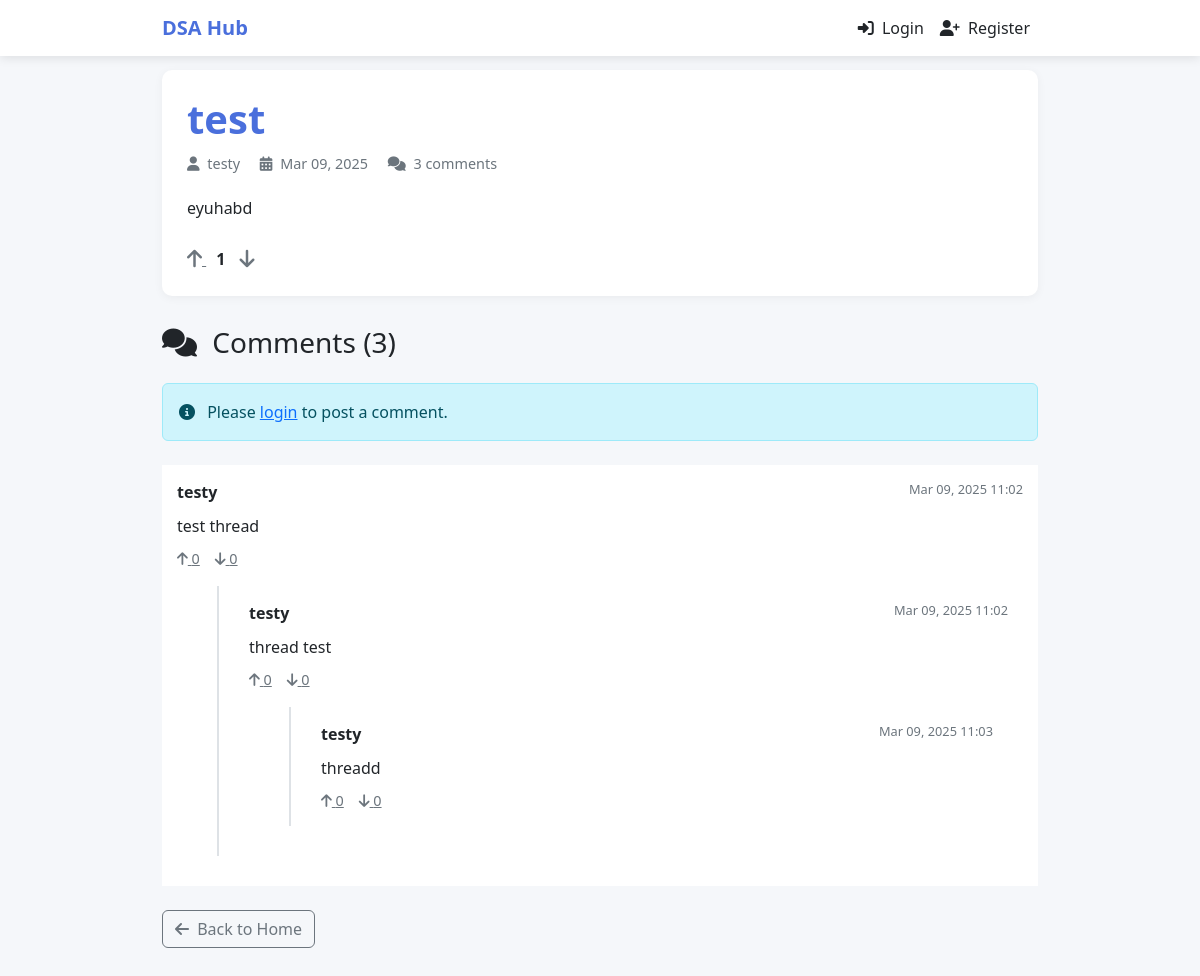
The app's page /article/1/ with its own data.
### content/models.py (models this page shows, shortened)
class Article(models.Model):
    title = models.CharField(max_length=255)
    content = RichTextField()
    author = models.ForeignKey(User, on_delete=models.CASCADE, related_name='articles')
    community = models.ForeignKey(Community, on_delete=models.CASCADE, related_name='articles')
    upvotes = models.PositiveIntegerField(default=0)
    downvotes = models.PositiveIntegerField(default=0)
    created_at = models.DateTimeField(auto_now_add=True)
    updated_at = models.DateTimeField(auto_now=True)
    tags = models.ManyToManyField('Tag', related_name='articles', blank=True)
    @property
    def net_votes(self):
        return self.upvotes - self.downvotes

class Comment(models.Model):
    article = models.ForeignKey(Article, on_delete=models.CASCADE, related_name='comments')
    user = models.ForeignKey(User, on_delete=models.CASCADE)
    content = models.TextField()
    upvotes = models.PositiveIntegerField(default=0)
    downvotes = models.PositiveIntegerField(default=0)
    created_at = models.DateTimeField(auto_now_add=True)
    parent = models.ForeignKey('self', null=True, blank=True, on_delete=models.CASCADE, related_name='replies')

### content/views.py (the view)
# urls.py: path('article/<int:pk>/', views.article_detail, name='article_detail'),
def article_detail(request, pk):
    article = get_object_or_404(Article, pk=pk)
    comments = article.comments.filter(parent=None).order_by('-created_at')
    form = None
    if request.user.is_authenticated:
        if request.method == 'POST':
            form = CommentForm(request.POST)
            if form.is_valid():
                comment = form.save(commit=False)
                comment.article = article
                comment.user = request.user
                parent_id = request.POST.get('parent_id')
                if parent_id:
                    comment.parent = get_object_or_404(Comment, id=parent_id)
                comment.save()
                return redirect('article_detail', pk=article.pk)
    else:
        form = CommentForm()
    context = {
        'article': article,
        'comments': comments,
        'comment_form': form,
    }
    if request.user.is_authenticated:
        is_saved = SavedArticle.objects.filter(
            user_profile=request.user.profile,
            article=article
        ).exists()
        context['is_saved'] = is_saved
    return render(request, 'content/article_detail.html', context)

### content/context_processor.py (called while the page is built)
def communities_processor(request):
    communities = Community.objects.all().order_by('name')
    return {'global_communities': communities}

### content/templates/content/article_detail.html (shortened to what this page needs)
<!DOCTYPE html>
<html lang="en">
<head>
  <link rel="stylesheet" href="https://cdn.jsdelivr.net/npm/bootstrap@5.3.0/dist/css/bootstrap.min.css">
  <link rel="stylesheet" href="https://cdnjs.cloudflare.com/ajax/libs/font-awesome/6.4.0/css/all.min.css">
</head>
<body>
  <nav class="navbar navbar-expand-lg navbar-light bg-light fixed-top">
    <div class="container">
      <a class="navbar-brand" href="{% url 'home' %}">DSA Hub</a>
      <div class="collapse navbar-collapse" id="navbarNav">
        <ul class="navbar-nav ms-auto">
          {% if request.user.is_authenticated %}
            <li class="nav-item">
              <span class="nav-link">Welcome, {{ request.user.username }}</span>
            </li>
            <li class="nav-item">
              <a class="nav-link" href="{% url 'dashboard' %}">
                <i class="fas fa-tachometer-alt me-1"></i> Dashboard
              </a>
            </li>
            <li class="nav-item">
              <a class="nav-link" href="{% url 'profile' %}">
                <i class="fas fa-user me-1"></i> Profile
              </a>
            </li>
            <li class="nav-item">
              <form action="{% url 'logout' %}" method="post" style="display:inline;">
                {% csrf_token %}
                <button type="submit" class="btn btn-link nav-link" style="padding:0;">
                  <i class="fas fa-sign-out-alt me-1"></i> Logout
                </button>
              </form>
            </li>
          {% else %}
            <li class="nav-item">
              <a class="nav-link" href="{% url 'login' %}">
                <i class="fas fa-sign-in-alt me-1"></i> Login
              </a>
            </li>
            <li class="nav-item">
              <a class="nav-link" href="{% url 'register' %}">
                <i class="fas fa-user-plus me-1"></i> Register
              </a>
            </li>
          {% endif %}
        </ul>
      </div>
    </div>
  </nav>
  <div class="container">
    <div class="card article-card">
      <h1 class="article-title">{{ article.title }}</h1>
      <div class="article-meta">
        <i class="fas fa-user me-1"></i> {{ article.author.username }}
        <i class="fas fa-calendar-alt ms-3 me-1"></i> {{ article.created_at|date:"M d, Y" }}
        <i class="fas fa-comments ms-3 me-1"></i> {{ article.comments.count }} comments
      </div>
      <div class="article-content">
        {{ article.content|safe }}
      </div>
      <div class="d-flex align-items-center">
        <div class="vote-actions">
          <a href="{% url 'vote_article' article.pk 'up' %}" class="vote-btn upvote">
            <i class="fas fa-arrow-up fa-lg"></i>
          </a>
          <span class="vote-count">{{ article.net_votes }}</span>
          <a href="{% url 'vote_article' article.pk 'down' %}" class="vote-btn downvote">
            <i class="fas fa-arrow-down fa-lg"></i>
          </a>
        </div>
      </div>
    </div>
    <div class="comment-section">
      <h3 class="mb-4">
        <i class="fas fa-comments me-2"></i>
        Comments ({{ article.comments.count }})
      </h3>
      {% if request.user.is_authenticated %}
        <div class="card mb-4">
          <div class="card-body">
            <h5 class="card-title">Add a Comment</h5>
            <form method="post" id="comment-form">
              {% csrf_token %}
              {{ comment_form.parent_id }}
              <div class="mb-3">
                {{ comment_form.content }}
              </div>
              <button type="submit" class="btn btn-primary">
                <i class="fas fa-paper-plane me-1"></i> Submit Comment
              </button>
            </form>
          </div>
        </div>
      {% else %}
        <div class="alert alert-info mb-4">
          <i class="fas fa-info-circle me-2"></i>
          Please <a href="{% url 'login' %}">login</a> to post a comment.
        </div>
      {% endif %}
      {% if comments %}
        {% for comment in comments %}
          {% include "content/comment.html" with comment=comment %}
        {% endfor %}
      {% else %}
        <div class="alert alert-light text-center">
          <i class="far fa-comment-dots fa-2x mb-3"></i>
          <p>No comments yet. Be the first to comment!</p>
        </div>
      {% endif %}
    </div>
    <div class="mt-4 mb-5">
      <a href="{% url 'home' %}" class="btn btn-outline-secondary">
        <i class="fas fa-arrow-left me-1"></i> Back to Home
      </a>
    </div>
  </div>
</body>
</html>

### content/templates/content/comment.html (shortened to what this page needs)
<div class="comment-card" id="comment-{{ comment.id }}">
  <div class="comment-header">
    <span class="comment-author">{{ comment.user.username }}</span>
    <span class="comment-date">{{ comment.created_at|date:"M d, Y H:i" }}</span>
  </div>
  <div class="comment-content">
    {{ comment.content }}
  </div>
  <div class="comment-actions">
    <a href="{% url 'vote_comment' comment.pk 'up' %}" class="comment-action">
      <i class="fas fa-arrow-up"></i> {{ comment.upvotes }}
    </a>
    <a href="{% url 'vote_comment' comment.pk 'down' %}" class="comment-action">
      <i class="fas fa-arrow-down"></i> {{ comment.downvotes }}
    </a>
  </div>
  {% if comment.replies.all %}
    <div class="nested-comments mt-3">
      {% for reply in comment.replies.all %}
        {% include "content/comment.html" with comment=reply %}
      {% endfor %}
    </div>
  {% endif %}
</div>

### content/templates/content/article_detail.html (style rules this page uses)
:root { --primary-color: #4a6fdc; --secondary-color: #f8f9fa; --accent-color: #6c757d; --success-color: #28a745; --danger-color: #dc3545; --text-color: #212529; --light-text: #6c757d; --border-color: #dee2e6; }
body { font-family: 'Segoe UI', Tahoma, Geneva, Verdana, sans-serif; color: var(--text-color); background-color: #f5f7fa; padding-top: 70px; }
.navbar { box-shadow: 0 2px 10px rgba(0, 0, 0, 0.1); background-color: white !important; }
.navbar-brand { font-weight: 700; color: var(--primary-color) !important; }
.nav-link { color: var(--text-color) !important; font-weight: 500; }
.container { max-width: 900px; }
.card { border-radius: 10px; border: none; box-shadow: 0 2px 10px rgba(0, 0, 0, 0.05); margin-bottom: 20px; }
.article-card { padding: 25px; }
.article-title { font-weight: 700; margin-bottom: 10px; color: var(--primary-color); }
.article-meta { color: var(--light-text); font-size: 0.9rem; margin-bottom: 20px; }
.article-content { line-height: 1.7; margin-bottom: 25px; }
.vote-btn { border: none; background: transparent; color: var(--accent-color); transition: all 0.2s; }
.vote-count { font-weight: 600; margin: 0 10px; }
.comment-section { margin-top: 30px; }
.comment-card { padding: 15px; margin-bottom: 15px; background-color: white; }
.comment-header { display: flex; justify-content: space-between; margin-bottom: 10px; }
.comment-author { font-weight: 600; }
.comment-date { color: var(--light-text); font-size: 0.8rem; }
.comment-content { margin-bottom: 10px; }
.comment-actions { display: flex; gap: 15px; font-size: 0.9rem; }
.comment-action { color: var(--accent-color); cursor: pointer; transition: all 0.2s; }
.nested-comments { margin-left: 40px; border-left: 2px solid var(--border-color); padding-left: 15px; }

### records on screen
Article: title "test", author.username "testy", created_at "Mar 09, 2025", comments.count "3", content "eyuhabd", net_votes "1"
Comment: user.username "testy", created_at "Mar 09, 2025 11:02", content "test thread", upvotes "0", downvotes "0"
Comment: user.username "testy", created_at "Mar 09, 2025 11:02", content "thread test", upvotes "0", downvotes "0"
Comment: user.username "testy", created_at "Mar 09, 2025 11:03", content "threadd", upvotes "0", downvotes "0"
